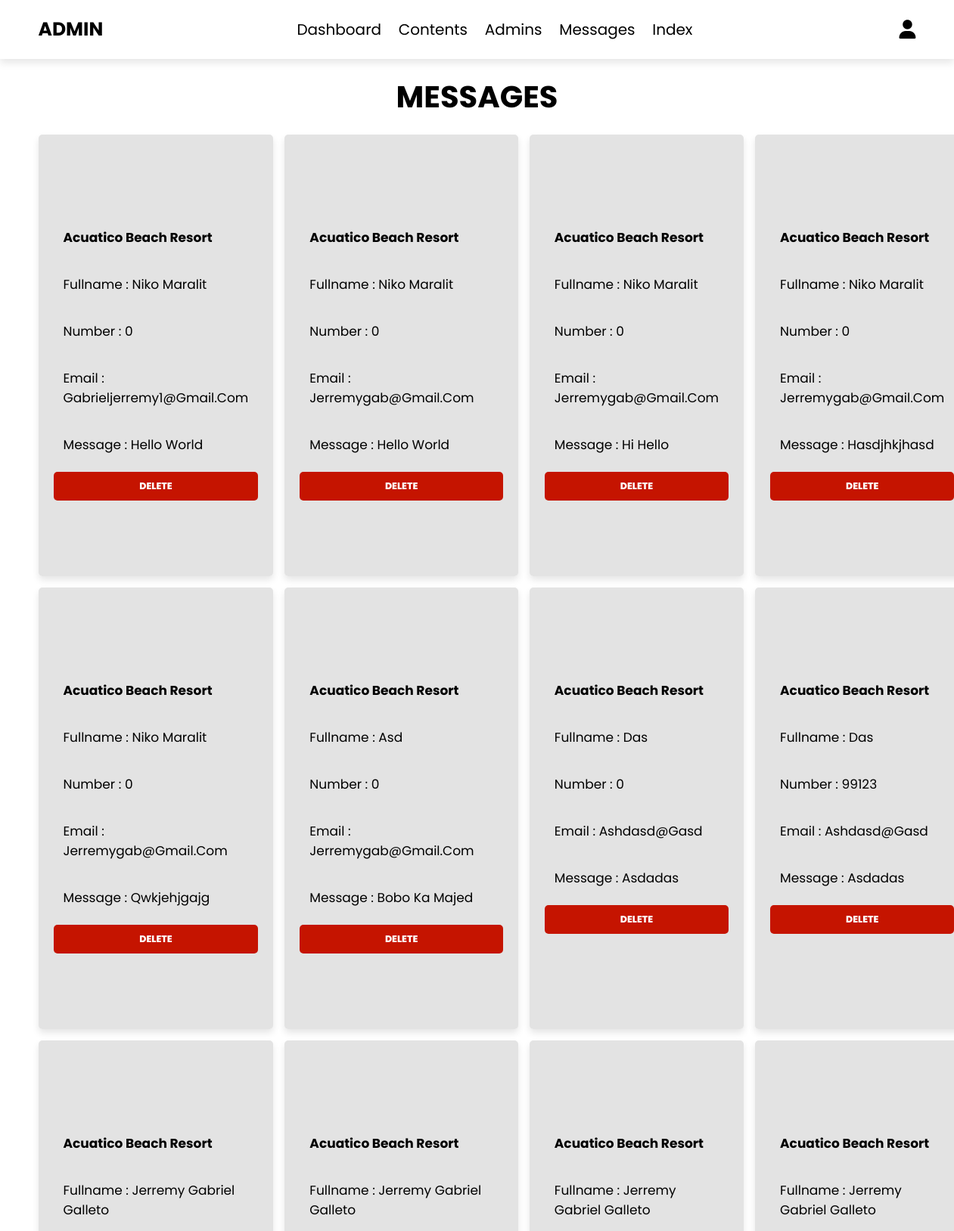
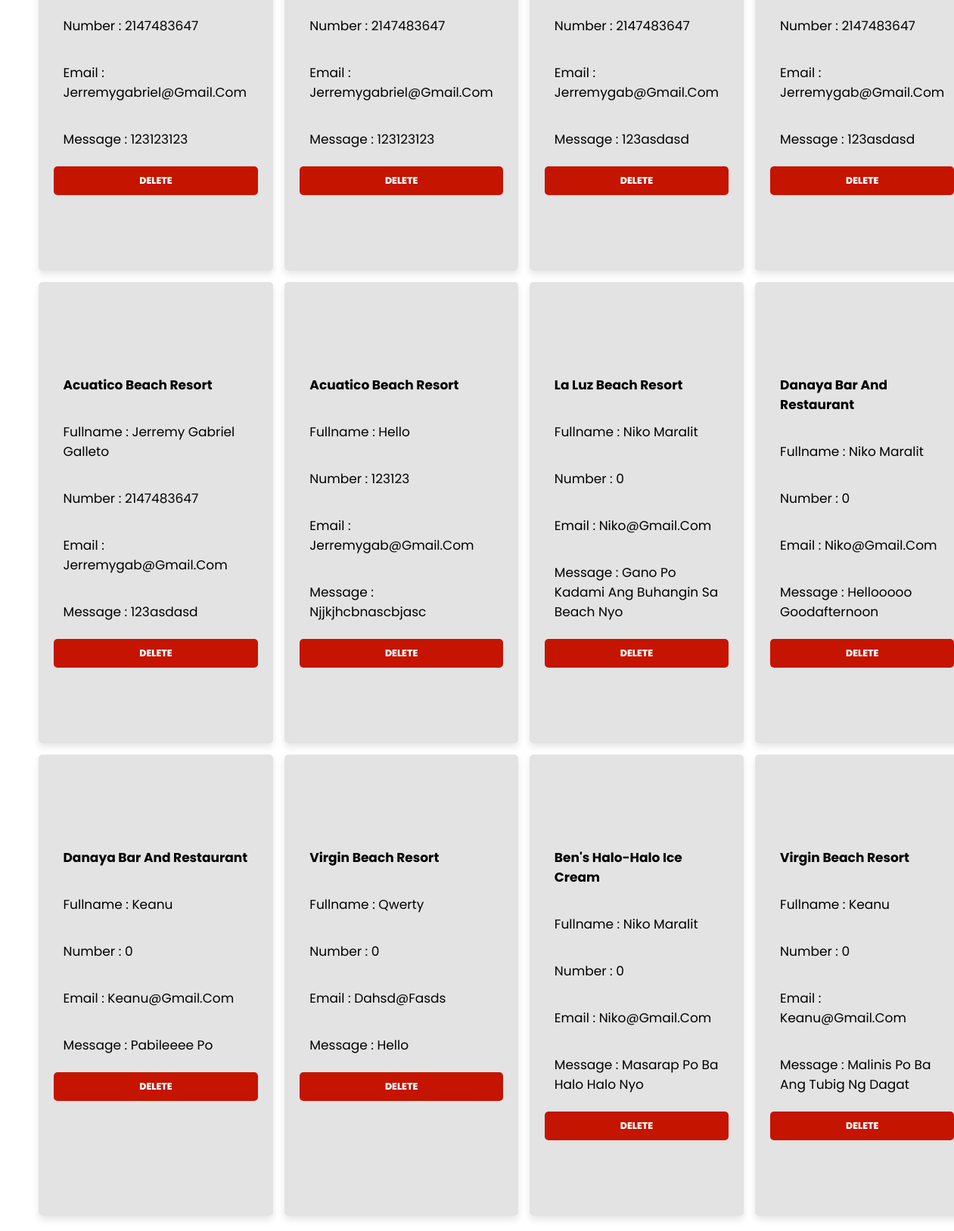
Screenshot of /admin/content-messages.php (signed in) with the database file from the repository (2 pictures, top to bottom).
### tables this page shows
CREATE TABLE `contact_form` (
  `id` int(11) NOT NULL,
  `place_id` int(10) NOT NULL,
  `place_name` varchar(50) NOT NULL,
  `fullname` varchar(70) NOT NULL,
  `email` varchar(100) NOT NULL,
  `number` int(12) NOT NULL,
  `message` varchar(1000) NOT NULL
);

### admin/content-messages.php (the view, shortened to what this page needs)
<?php
include '../components/connect.php';
?>
<!DOCTYPE html>
<html lang="en">
<head>
   <link rel="stylesheet" href="https://cdnjs.cloudflare.com/ajax/libs/font-awesome/6.1.1/css/all.min.css">
   <link rel="stylesheet" href="../css/admin_style.css">
</head>
<body>
<?php include '../components/admin_header.php'; ?>
<section class="dashboard">
<h1 class="heading">messages</h1>
<div class="box-container">
   <?php
      $select_messages = $conn->prepare("SELECT * FROM `contact_form` WHERE place_id <> '0' ORDER BY place_id");
      $select_messages->execute();
      if($select_messages->rowCount() > 0){
         while($fetch_message = $select_messages->fetch(PDO::FETCH_ASSOC)){
   ?>
   <div class="box">
      <p><b><?= $fetch_message['place_name']; ?></b></p>
      <p> Fullname : <span><?= $fetch_message['fullname']; ?></span></p>
      <p> Number : <span><?= $fetch_message['number']; ?></span></p>
      <p> Email : <span><?= $fetch_message['email']; ?></span></p>
      <p> Message : <span><?= $fetch_message['message']; ?></span></p>
      <a href="messages.php?delete=<?= $fetch_message['id']; ?>" onclick="return confirm('delete this message?');" class="delete-btn">delete</a>
   </div>
   <?php
         }
      }else{
         echo '<p class="empty">you have no messages</p>';
      }
   ?>
</div>
</section>
</body>
</html>

### css/admin_style.css (style rules this page uses)
:root { --primary-color:#043263; --secondary-color:#239EFE; --text-color: #000000; --bg-color:#fff; --modal-color:#F4F7FF; --body-font: 'Poppins', sans-serif; --bigger-font-size: 3rem; --big-font-size: 2rem; --h1-font-size: 1.5rem; --h2-font-size: 1.25rem; --h3-font-size: 1.125rem; --normal-font-size: .938rem; --small-font-size: .813rem; --smaller-font-size: .75rem; --font-medium: 500; --font-semi-bold: 600; --font-bold: 800; --mb-0-25: .25rem; --mb-0-5: .5rem; --mb-0-75: .75rem; --mb-1: 1rem; --mb-1-5: 1.5rem; --mb-2: 2rem; --mb-2-5: 2.5rem; --mb-3: 3rem; --z-tooltip: 10; --z-fixed: 100; --z-modal: 1000; }
@media screen and (min-width: 968px) { :root { --bigger-font-size: 4rem; --big-font-size: 3rem; --h1-font-size: 2.25rem; --h2-font-size: 1.5rem; --h3-font-size: 1.25rem; --normal-font-size: 1rem; --small-font-size: .875rem; --smaller-font-size: .813rem; } }
* { font-family: 'Poppins', sans-serif; margin:0; padding:0; box-sizing: border-box; outline: none; border:none; text-decoration: none; }
html { font-size: 62.5%; overflow-x: hidden; }
body { background-color: #ffffff; }
section { padding:2rem; max-width: 1200px; margin:0 auto; }
.heading { font-size: 4rem; color:rgb(0, 0, 0); margin-bottom: 2rem; text-align: center; text-transform: uppercase; }
.btn, .delete-btn, .option-btn { display: block; width: 100%; margin-top: 1rem; border-radius: .5rem; padding:1rem 3rem; font-size: var(--h3-font-size); font-weight: var(--font-bold); text-transform: uppercase; color:#fff; cursor: pointer; text-align: center; }
.delete-btn { background-color:#c51400; }
.dashboard .box-container { display: grid; grid-template-columns: repeat(4, 1fr); gap: 1.5rem; }
.dashboard .box-container .box { padding: 10rem 2rem; box-shadow:0 .5rem 1rem rgba(0,0,0,.1); border-radius: .5rem; background-color:rgba(212, 212, 212, 0.637); }
.dashboard .box-container .box p { padding:1.3rem; border-radius: .5rem; background-color:#ffffff00; font-size: 1.7rem; color:rgb(0, 0, 0); margin:1rem 0; text-transform: capitalize; }

### rows the page displays
contact_form: place_name "Acuatico Beach Resort", fullname "Niko Maralit", number "0", email "Gabrieljerremy1@gmail.com", message "Hello World"
contact_form: place_name "Acuatico Beach Resort", fullname "Niko Maralit", number "0", email "Jerremygab@gmail.com", message "Hello World"
contact_form: place_name "Acuatico Beach Resort", fullname "Niko Maralit", number "0", email "Jerremygab@gmail.com", message "Hi Hello"
contact_form: place_name "Acuatico Beach Resort", fullname "Niko Maralit", number "0", email "Jerremygab@gmail.com", message "Hasdjhkjhasd"
contact_form: place_name "Acuatico Beach Resort", fullname "Niko Maralit", number "0", email "Jerremygab@gmail.com", message "Qwkjehjgajg"
contact_form: place_name "Acuatico Beach Resort", fullname "Asd", number "0", email "Jerremygab@gmail.com", message "Bobo Ka Majed"
contact_form: place_name "Acuatico Beach Resort", fullname "Das", number "0", email "Ashdasd@gasd", message "Asdadas"
contact_form: place_name "Acuatico Beach Resort", fullname "Das", number "99123", email "Ashdasd@gasd", message "Asdadas"
contact_form: place_name "Acuatico Beach Resort", fullname "Jerremy Gabriel Galleto", number "2147483647", email "Jerremygabriel@gmail.com", message "123123123"
contact_form: place_name "Acuatico Beach Resort", fullname "Jerremy Gabriel Galleto", number "2147483647", email "Jerremygabriel@gmail.com", message "123123123"
contact_form: place_name "Acuatico Beach Resort", fullname "Jerremy Gabriel Galleto", number "2147483647", email "Jerremygab@gmail.com", message "123asdasd"
contact_form: place_name "Acuatico Beach Resort", fullname "Jerremy Gabriel Galleto", number "2147483647", email "Jerremygab@gmail.com", message "123asdasd"
contact_form: place_name "Acuatico Beach Resort", fullname "Jerremy Gabriel Galleto", number "2147483647", email "Jerremygab@gmail.com", message "123asdasd"
contact_form: place_name "Acuatico Beach Resort", fullname "Hello", number "123123", email "Jerremygab@gmail.com", message "Njjkjhcbnascbjasc"
contact_form: place_name "La Luz Beach Resort", fullname "Niko Maralit", number "0", email "Niko@gmail.com", message "Gano Po Kadami Ang Buhangin Sa Beach Nyo"
contact_form: place_name "Danaya Bar And Restaurant", fullname "Niko Maralit", number "0", email "Niko@gmail.com", message "Hellooooo Goodafternoon"
contact_form: place_name "Danaya Bar And Restaurant", fullname "Keanu", number "0", email "Keanu@gmail.com", message "Pabileeee Po"
contact_form: place_name "Virgin Beach Resort", fullname "Qwerty", number "0", email "Dahsd@fasds", message "Hello"
contact_form: place_name "Ben's Halo-Halo Ice Cream", fullname "Niko Maralit", number "0", email "Niko@gmail.com", message "Masarap Po Ba Halo Halo Nyo"
contact_form: place_name "Virgin Beach Resort", fullname "Keanu", number "0", email "Keanu@gmail.com", message "Malinis Po Ba Ang Tubig Ng Dagat"
